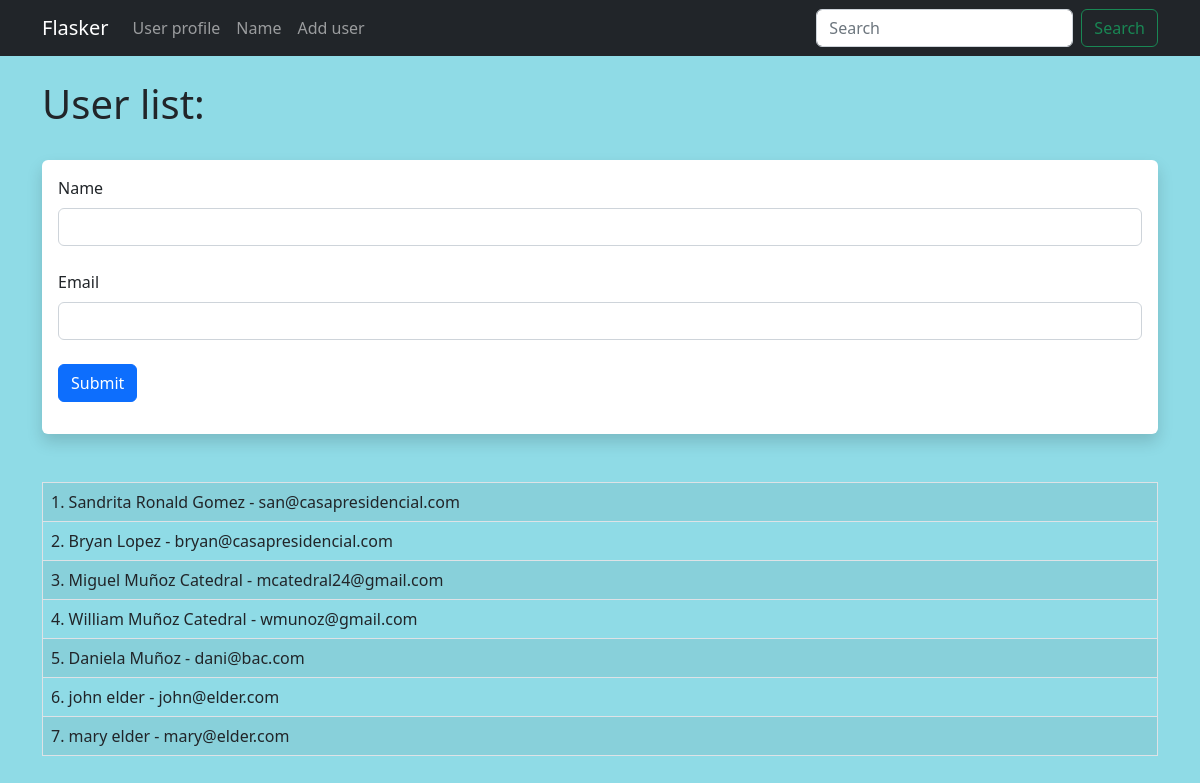
The app's page /add_user with its own data.
### hello.py (models this page shows, shortened)
class Users(db.Model):
    id=db.Column(db.Integer, primary_key=True )
    name=db.Column(db.String(200), nullable=False)
    email=db.Column(db.String(120), nullable=False, unique=True)
    date_added=db.Column(db.DateTime, default=datetime.utcnow)

### hello.py (the view, shortened to what this page needs)
@app.route('/add_user', methods=['GET','POST'])
def add_user():
    name=None
    formulario=UserForm()
    our_users=Users.query.order_by(Users.date_added)
    return render_template("add_user.html",form=formulario, name=name, our_users=our_users )

### hello.py
class UserForm(FlaskForm):
    name=StringField("Name", validators=[DataRequired()])
    email=StringField("Email", validators=[DataRequired()])
    submit=SubmitField("Submit")

### templates/add_user.html (shortened to what this page needs)
{% extends 'base.html' %}
{% block content %}
{% if name %}
    <h1 class="title"> User added!!! </h1>
    <table class="table table-hover table-bordered table-striped">
        {% for our_user in our_users %}
            <tr>
                <td>
                    {{ our_user.id}}. {{ our_user.name}} - {{our_user.email}}
                </td>
            </tr>
        {% endfor %}
        </table>
{% else %}
    <h1>User list: </h1>
    <br>
    <div class="shadow p-3 mb-5 bg-body rounded">
        <form action="" method="POST">
            {{ form.name.label(class="form-label")}}
            {{form.name(class="form-control")}}
            <br>
            {{ form.email.label(class="form-label")}}
            {{form.email(class="form-control")}}
            <br>
            {{form.submit(class="btn btn-primary")}}
        </form>
    </div>
    <table class="table table-hover table-bordered table-striped">
    {% for our_user in our_users %}
        <tr>
            <td>
                {{ our_user.id}}. {{ our_user.name}} - {{our_user.email}}
            </td>
        </tr>
    {% endfor %}
    </table>
{% endif %}
{% endblock %}

### templates/base.html (shortened to what this page needs)
<!doctype html>
<html lang="en">
<head>
  <link href="https://cdn.jsdelivr.net/npm/bootstrap@5.2.1/dist/css/bootstrap.min.css" rel="stylesheet"
>
  <link rel="stylesheet" href="{{url_for('static', filename='css/base.css')}}">
</head>
<body>
  <br>
  <div class="container">
      {% block content%}
      {% endblock%}
  </div>
</body>
</html>

### templates/navbar.html (shortened to what this page needs)
<nav class="navbar navbar-expand-sm navbar-dark bg-dark">
      <div class="container">
        <a class="navbar-brand" href="{{url_for('index')}}">Flasker</a>
        <div class="collapse navbar-collapse" id="collapsibleNavId">
            <ul class="navbar-nav me-auto mt-2 mt-lg-0">
                <li class="nav-item">
                    <a class="nav-link" href="{{url_for('user',name='Miguel')}}">User profile</a>
                </li>
                <li class="nav-item">
                    <a class="nav-link" href="{{url_for('name')}}">Name</a>
                </li>
                <li class="nav-item">
                    <a class="nav-link" href="{{url_for('add_user')}}">Add user</a>
                </li>
            </ul>
            <form class="d-flex my-2 my-lg-0">
                <input class="form-control me-sm-2" type="text" placeholder="Search">
                <button class="btn btn-outline-success my-2 my-sm-0" type="submit">Search</button>
            </form>
        </div>
  </div>
</nav>

### static/css/base.css (style rules this page uses)
body { background: #8fdbe6; }

### records on screen
Users: id "1", name "Sandrita Ronald Gomez", email "san@casapresidencial.com"
Users: id "2", name "Bryan Lopez", email "bryan@casapresidencial.com"
Users: id "3", name "Miguel Muñoz Catedral", email "mcatedral24@gmail.com"
Users: id "4", name "William Muñoz Catedral", email "wmunoz@gmail.com"
Users: id "5", name "Daniela Muñoz", email "dani@bac.com"
Users: id "6", name "john elder", email "john@elder.com"
Users: id "7", name "mary elder", email "mary@elder.com"
